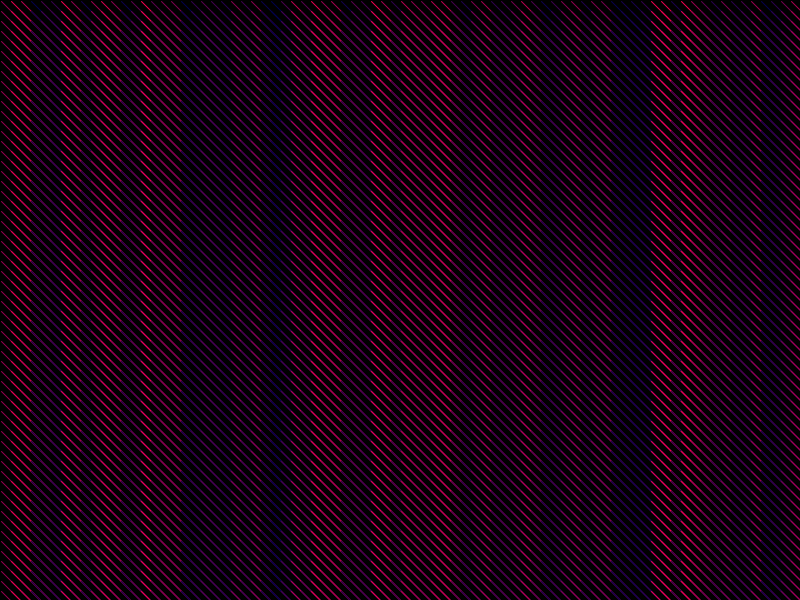
Frame 1 (no input)
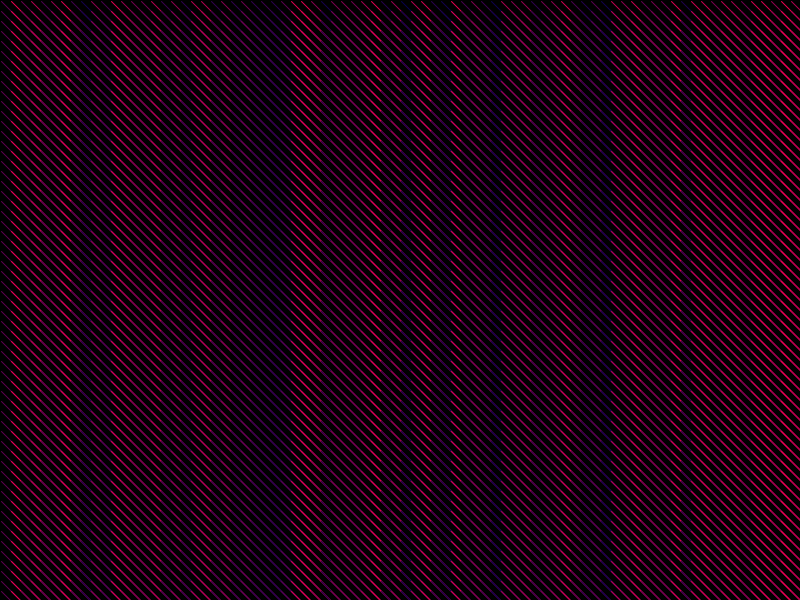
Frame 60 (the mouse pressed at the canvas centre just before this capture)
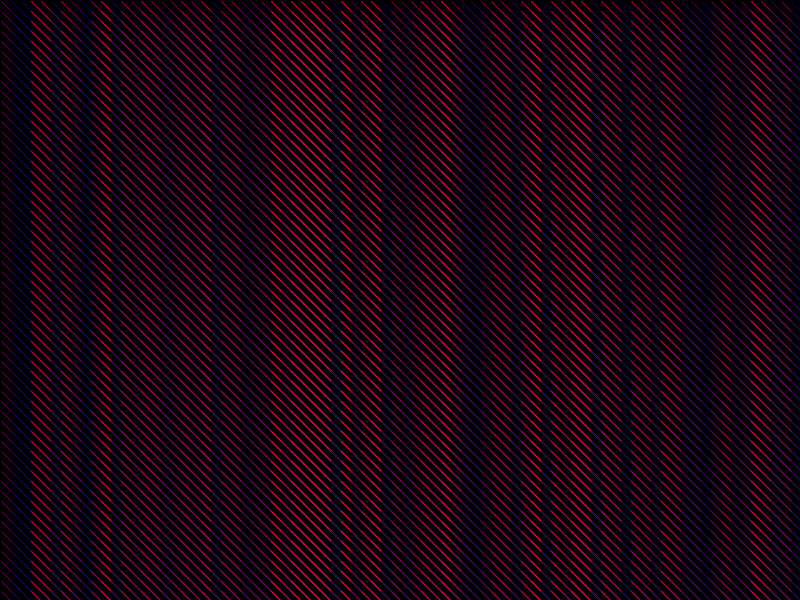
Frame 120 (the mouse held since frame 60 and released just before this capture)

The Processing sketch that drew these frames (run headless with seeded random() and noise(); from frame 60 on, the mouse is pressed at the canvas centre):

// Processing sketch: processing_132994
// ── processing_132994.pde


int n = 1;

void setup(){
  size(800,600);
  stroke(255);
  frameRate(5);
  float n = 1;
}

void draw(){
  background(0);


  for(int x = 1; x < width; x=x+10){
    for(int y = 1; y < height; y=y+10){

      float delta = noise(float(x+n)/100);
      delta = map(delta,0,1,0,255);

      stroke((delta*x)%255,0,80);
      //ellipse(x+(mouseX/100), y+(mouseY+100), 30, 30);
      line(x,y,x+40,y+40);
    }
  }
  n++;
}
